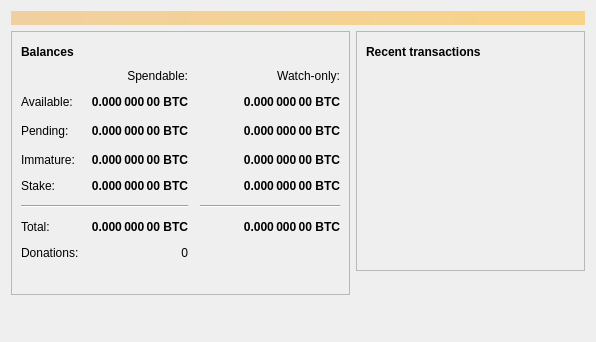
<?xml version="1.0" encoding="UTF-8"?>
<ui version="4.0">
 <class>OverviewPage</class>
 <widget class="QWidget" name="OverviewPage">
  <property name="geometry">
   <rect>
    <x>0</x>
    <y>0</y>
    <width>596</width>
    <height>342</height>
   </rect>
  </property>
  <property name="windowTitle">
   <string>Form</string>
  </property>
  <layout class="QVBoxLayout" name="topLayout">
   <item>
    <widget class="QLabel" name="labelAlerts">
     <property name="visible">
      <bool>false</bool>
     </property>
     <property name="styleSheet">
      <string notr="true">QLabel { background-color: qlineargradient(x1: 0, y1: 0, x2: 1, y2: 0, stop:0 #F0D0A0, stop:1 #F8D488); color:#000000; }</string>
     </property>
     <property name="wordWrap">
      <bool>true</bool>
     </property>
     <property name="margin">
      <number>3</number>
     </property>
     <property name="textInteractionFlags">
      <set>Qt::TextSelectableByMouse</set>
     </property>
    </widget>
   </item>
   <item>
    <layout class="QHBoxLayout" name="horizontalLayout" stretch="1,1">
     <item>
      <layout class="QVBoxLayout" name="verticalLayout_2">
       <item>
        <widget class="QFrame" name="frame">
         <property name="frameShape">
          <enum>QFrame::StyledPanel</enum>
         </property>
         <property name="frameShadow">
          <enum>QFrame::Raised</enum>
         </property>
         <layout class="QVBoxLayout" name="verticalLayout_4">
          <item>
           <layout class="QHBoxLayout" name="horizontalLayout_4">
            <item>
             <widget class="QLabel" name="label_5">
              <property name="font">
               <font>
                <weight>75</weight>
                <bold>true</bold>
               </font>
              </property>
              <property name="text">
               <string>Balances</string>
              </property>
             </widget>
            </item>
            <item>
             <widget class="QPushButton" name="labelWalletStatus">
              <property name="enabled">
               <bool>true</bool>
              </property>
              <property name="maximumSize">
               <size>
                <width>30</width>
                <height>16777215</height>
               </size>
              </property>
              <property name="toolTip">
               <string>The displayed information may be out of date. Your wallet automatically synchronizes with the Bitcoin network after a connection is established, but this process has not completed yet.</string>
              </property>
              <property name="text">
               <string/>
              </property>
              <property name="icon">
               <iconset resource="../bitcoin.qrc">
                <normaloff>:/icons/warning</normaloff>
                <disabledoff>:/icons/warning</disabledoff>:/icons/warning</iconset>
              </property>
              <property name="iconSize">
               <size>
                <width>24</width>
                <height>24</height>
               </size>
              </property>
              <property name="flat">
               <bool>true</bool>
              </property>
             </widget>
            </item>
            <item>
             <spacer name="horizontalSpacer_3">
              <property name="orientation">
               <enum>Qt::Horizontal</enum>
              </property>
              <property name="sizeHint" stdset="0">
               <size>
                <width>40</width>
                <height>20</height>
               </size>
              </property>
             </spacer>
            </item>
           </layout>
          </item>
          <item>
           <layout class="QGridLayout" name="gridLayout">
            <property name="spacing">
             <number>12</number>
            </property>
            <item row="2" column="2">
             <widget class="QLabel" name="labelWatchPending">
              <property name="font">
               <font>
                <weight>75</weight>
                <bold>true</bold>
               </font>
              </property>
              <property name="cursor">
               <cursorShape>IBeamCursor</cursorShape>
              </property>
              <property name="toolTip">
               <string>Unconfirmed transactions to watch-only addresses</string>
              </property>
              <property name="text">
               <string notr="true">0.000 000 00 BTC</string>
              </property>
              <property name="alignment">
               <set>Qt::AlignRight|Qt::AlignTrailing|Qt::AlignVCenter</set>
              </property>
              <property name="textInteractionFlags">
               <set>Qt::LinksAccessibleByMouse|Qt::TextSelectableByKeyboard|Qt::TextSelectableByMouse</set>
              </property>
             </widget>
            </item>
            <item row="2" column="1">
             <widget class="QLabel" name="labelUnconfirmed">
              <property name="font">
               <font>
                <weight>75</weight>
                <bold>true</bold>
               </font>
              </property>
              <property name="cursor">
               <cursorShape>IBeamCursor</cursorShape>
              </property>
              <property name="toolTip">
               <string>Total of transactions that have yet to be confirmed, and do not yet count toward the spendable balance</string>
              </property>
              <property name="text">
               <string notr="true">0.000 000 00 BTC</string>
              </property>
              <property name="alignment">
               <set>Qt::AlignRight|Qt::AlignTrailing|Qt::AlignVCenter</set>
              </property>
              <property name="textInteractionFlags">
               <set>Qt::LinksAccessibleByMouse|Qt::TextSelectableByKeyboard|Qt::TextSelectableByMouse</set>
              </property>
             </widget>
            </item>
            <item row="3" column="2">
             <widget class="QLabel" name="labelWatchImmature">
              <property name="font">
               <font>
                <weight>75</weight>
                <bold>true</bold>
               </font>
              </property>
              <property name="cursor">
               <cursorShape>IBeamCursor</cursorShape>
              </property>
              <property name="toolTip">
               <string>Mined balance in watch-only addresses that has not yet matured</string>
              </property>
              <property name="text">
               <string notr="true">0.000 000 00 BTC</string>
              </property>
              <property name="alignment">
               <set>Qt::AlignRight|Qt::AlignTrailing|Qt::AlignVCenter</set>
              </property>
              <property name="textInteractionFlags">
               <set>Qt::LinksAccessibleByMouse|Qt::TextSelectableByKeyboard|Qt::TextSelectableByMouse</set>
              </property>
             </widget>
            </item>
            <item row="5" column="0" colspan="2">
             <widget class="Line" name="line">
              <property name="orientation">
               <enum>Qt::Horizontal</enum>
              </property>
             </widget>
            </item>
            <item row="5" column="2">
             <widget class="Line" name="lineWatchBalance">
              <property name="sizePolicy">
               <sizepolicy hsizetype="Preferred" vsizetype="Fixed">
                <horstretch>0</horstretch>
                <verstretch>0</verstretch>
               </sizepolicy>
              </property>
              <property name="minimumSize">
               <size>
                <width>140</width>
                <height>0</height>
               </size>
              </property>
              <property name="orientation">
               <enum>Qt::Horizontal</enum>
              </property>
             </widget>
            </item>
            <item row="6" column="0">
             <widget class="QLabel" name="labelTotalText">
              <property name="text">
               <string>Total:</string>
              </property>
             </widget>
            </item>
            <item row="3" column="1">
             <widget class="QLabel" name="labelImmature">
              <property name="font">
               <font>
                <weight>75</weight>
                <bold>true</bold>
               </font>
              </property>
              <property name="cursor">
               <cursorShape>IBeamCursor</cursorShape>
              </property>
              <property name="toolTip">
               <string>Mined balance that has not yet matured</string>
              </property>
              <property name="text">
               <string notr="true">0.000 000 00 BTC</string>
              </property>
              <property name="alignment">
               <set>Qt::AlignRight|Qt::AlignTrailing|Qt::AlignVCenter</set>
              </property>
              <property name="textInteractionFlags">
               <set>Qt::LinksAccessibleByMouse|Qt::TextSelectableByKeyboard|Qt::TextSelectableByMouse</set>
              </property>
             </widget>
            </item>
            <item row="2" column="3">
             <spacer name="horizontalSpacer_2">
              <property name="orientation">
               <enum>Qt::Horizontal</enum>
              </property>
              <property name="sizeHint" stdset="0">
               <size>
                <width>40</width>
                <height>20</height>
               </size>
              </property>
             </spacer>
            </item>
            <item row="3" column="0">
             <widget class="QLabel" name="labelImmatureText">
              <property name="text">
               <string>Immature:</string>
              </property>
             </widget>
            </item>
            <item row="6" column="1">
             <widget class="QLabel" name="labelTotal">
              <property name="font">
               <font>
                <weight>75</weight>
                <bold>true</bold>
               </font>
              </property>
              <property name="cursor">
               <cursorShape>IBeamCursor</cursorShape>
              </property>
              <property name="toolTip">
               <string>Your current total balance</string>
              </property>
              <property name="text">
               <string notr="true">0.000 000 00 BTC</string>
              </property>
              <property name="alignment">
               <set>Qt::AlignRight|Qt::AlignTrailing|Qt::AlignVCenter</set>
              </property>
              <property name="textInteractionFlags">
               <set>Qt::LinksAccessibleByMouse|Qt::TextSelectableByKeyboard|Qt::TextSelectableByMouse</set>
              </property>
             </widget>
            </item>
            <item row="6" column="2">
             <widget class="QLabel" name="labelWatchTotal">
              <property name="font">
               <font>
                <weight>75</weight>
                <bold>true</bold>
               </font>
              </property>
              <property name="cursor">
               <cursorShape>IBeamCursor</cursorShape>
              </property>
              <property name="toolTip">
               <string>Current total balance in watch-only addresses</string>
              </property>
              <property name="text">
               <string notr="true">0.000 000 00 BTC</string>
              </property>
              <property name="alignment">
               <set>Qt::AlignRight|Qt::AlignTrailing|Qt::AlignVCenter</set>
              </property>
              <property name="textInteractionFlags">
               <set>Qt::LinksAccessibleByMouse|Qt::TextSelectableByKeyboard|Qt::TextSelectableByMouse</set>
              </property>
             </widget>
            </item>
            <item row="7" column="0">
             <widget class="QLabel" name="labelDonationsText">
              <property name="text">
               <string>Donations:</string>
              </property>
             </widget>
            </item>
            <item row="7" column="1">
             <widget class="QLabel" name="labelDonations">
              <property name="cursor">
               <cursorShape>IBeamCursor</cursorShape>
              </property>
              <property name="toolTip">
               <string>Total donations to the NinetyThreeCoin team</string>
              </property>
              <property name="text">
               <string>0</string>
              </property>
              <property name="alignment">
               <set>Qt::AlignRight|Qt::AlignTrailing|Qt::AlignVCenter</set>
              </property>
              <property name="textInteractionFlags">
               <set>Qt::LinksAccessibleByMouse|Qt::TextSelectableByKeyboard|Qt::TextSelectableByMouse</set>
              </property>
             </widget>
            </item>
            <item row="0" column="2">
             <widget class="QLabel" name="labelWatchonly">
              <property name="text">
               <string>Watch-only:</string>
              </property>
              <property name="alignment">
               <set>Qt::AlignRight|Qt::AlignTrailing|Qt::AlignVCenter</set>
              </property>
             </widget>
            </item>
            <item row="1" column="0">
             <widget class="QLabel" name="labelBalanceText">
              <property name="text">
               <string>Available:</string>
              </property>
             </widget>
            </item>
            <item row="1" column="1">
             <widget class="QLabel" name="labelBalance">
              <property name="font">
               <font>
                <weight>75</weight>
                <bold>true</bold>
               </font>
              </property>
              <property name="cursor">
               <cursorShape>IBeamCursor</cursorShape>
              </property>
              <property name="toolTip">
               <string>Your current spendable balance</string>
              </property>
              <property name="text">
               <string notr="true">0.000 000 00 BTC</string>
              </property>
              <property name="alignment">
               <set>Qt::AlignRight|Qt::AlignTrailing|Qt::AlignVCenter</set>
              </property>
              <property name="textInteractionFlags">
               <set>Qt::LinksAccessibleByMouse|Qt::TextSelectableByKeyboard|Qt::TextSelectableByMouse</set>
              </property>
             </widget>
            </item>
            <item row="1" column="2">
             <widget class="QLabel" name="labelWatchAvailable">
              <property name="font">
               <font>
                <weight>75</weight>
                <bold>true</bold>
               </font>
              </property>
              <property name="cursor">
               <cursorShape>IBeamCursor</cursorShape>
              </property>
              <property name="toolTip">
               <string>Your current balance in watch-only addresses</string>
              </property>
              <property name="text">
               <string notr="true">0.000 000 00 BTC</string>
              </property>
              <property name="alignment">
               <set>Qt::AlignRight|Qt::AlignTrailing|Qt::AlignVCenter</set>
              </property>
              <property name="textInteractionFlags">
               <set>Qt::LinksAccessibleByMouse|Qt::TextSelectableByKeyboard|Qt::TextSelectableByMouse</set>
              </property>
             </widget>
            </item>
            <item row="2" column="0">
             <widget class="QLabel" name="labelPendingText">
              <property name="text">
               <string>Pending:</string>
              </property>
             </widget>
            </item>
            <item row="0" column="1">
             <widget class="QLabel" name="labelSpendable">
              <property name="text">
               <string>Spendable:</string>
              </property>
              <property name="alignment">
               <set>Qt::AlignRight|Qt::AlignTrailing|Qt::AlignVCenter</set>
              </property>
             </widget>
            </item>
            <item row="4" column="0">
             <widget class="QLabel" name="labelStakeText">
              <property name="text">
               <string>Stake:</string>
              </property>
             </widget>
            </item>
            <item row="4" column="1">
             <widget class="QLabel" name="labelStake">
              <property name="font">
               <font>
                <weight>75</weight>
                <bold>true</bold>
               </font>
              </property>
              <property name="text">
               <string>0.000 000 00 BTC</string>
              </property>
              <property name="alignment">
               <set>Qt::AlignRight|Qt::AlignTrailing|Qt::AlignVCenter</set>
              </property>
              <property name="textInteractionFlags">
               <set>Qt::LinksAccessibleByMouse|Qt::TextSelectableByKeyboard|Qt::TextSelectableByMouse</set>
              </property>
             </widget>
            </item>
            <item row="4" column="2">
             <widget class="QLabel" name="labelWatchStake">
              <property name="font">
               <font>
                <weight>75</weight>
                <bold>true</bold>
               </font>
              </property>
              <property name="text">
               <string>0.000 000 00 BTC</string>
              </property>
              <property name="alignment">
               <set>Qt::AlignRight|Qt::AlignTrailing|Qt::AlignVCenter</set>
              </property>
              <property name="textInteractionFlags">
               <set>Qt::LinksAccessibleByMouse|Qt::TextSelectableByKeyboard|Qt::TextSelectableByMouse</set>
              </property>
             </widget>
            </item>
            <item row="2" column="3">
             <spacer name="horizontalSpacer_21">
              <property name="orientation">
               <enum>Qt::Horizontal</enum>
              </property>
              <property name="sizeHint" stdset="0">
               <size>
                <width>40</width>
                <height>20</height>
               </size>
              </property>
             </spacer>
            </item>
           </layout>
          </item>
          <item>
           <spacer name="verticalSpacer_3">
            <property name="orientation">
             <enum>Qt::Vertical</enum>
            </property>
            <property name="sizeType">
             <enum>QSizePolicy::Fixed</enum>
            </property>
            <property name="sizeHint" stdset="0">
             <size>
              <width>20</width>
              <height>25</height>
             </size>
            </property>
           </spacer>
          </item>
         </layout>
        </widget>
       </item>
       <item>
        <spacer name="verticalSpacer">
         <property name="orientation">
          <enum>Qt::Vertical</enum>
         </property>
         <property name="sizeHint" stdset="0">
          <size>
           <width>20</width>
           <height>40</height>
          </size>
         </property>
        </spacer>
       </item>
      </layout>
     </item>
     <item>
      <layout class="QVBoxLayout" name="verticalLayout_3">
       <item>
        <widget class="QFrame" name="frame_2">
         <property name="frameShape">
          <enum>QFrame::StyledPanel</enum>
         </property>
         <property name="frameShadow">
          <enum>QFrame::Raised</enum>
         </property>
         <layout class="QVBoxLayout" name="verticalLayout">
          <item>
           <layout class="QHBoxLayout" name="horizontalLayout_2">
            <item>
             <widget class="QLabel" name="label_4">
              <property name="font">
               <font>
                <weight>75</weight>
                <bold>true</bold>
               </font>
              </property>
              <property name="text">
               <string>Recent transactions</string>
              </property>
             </widget>
            </item>
            <item>
             <widget class="QPushButton" name="labelTransactionsStatus">
              <property name="enabled">
               <bool>true</bool>
              </property>
              <property name="maximumSize">
               <size>
                <width>30</width>
                <height>16777215</height>
               </size>
              </property>
              <property name="toolTip">
               <string>The displayed information may be out of date. Your wallet automatically synchronizes with the Bitcoin network after a connection is established, but this process has not completed yet.</string>
              </property>
              <property name="text">
               <string/>
              </property>
              <property name="icon">
               <iconset resource="../bitcoin.qrc">
                <normaloff>:/icons/warning</normaloff>
                <disabledoff>:/icons/warning</disabledoff>:/icons/warning</iconset>
              </property>
              <property name="iconSize">
               <size>
                <width>24</width>
                <height>24</height>
               </size>
              </property>
              <property name="flat">
               <bool>true</bool>
              </property>
             </widget>
            </item>
            <item>
             <spacer name="horizontalSpacer">
              <property name="orientation">
               <enum>Qt::Horizontal</enum>
              </property>
              <property name="sizeHint" stdset="0">
               <size>
                <width>40</width>
                <height>20</height>
               </size>
              </property>
             </spacer>
            </item>
           </layout>
          </item>
          <item>
           <widget class="QListView" name="listTransactions">
            <property name="styleSheet">
             <string notr="true">QListView { background: transparent; }</string>
            </property>
            <property name="frameShape">
             <enum>QFrame::NoFrame</enum>
            </property>
            <property name="verticalScrollBarPolicy">
             <enum>Qt::ScrollBarAlwaysOff</enum>
            </property>
            <property name="horizontalScrollBarPolicy">
             <enum>Qt::ScrollBarAlwaysOff</enum>
            </property>
            <property name="selectionMode">
             <enum>QAbstractItemView::NoSelection</enum>
            </property>
           </widget>
          </item>
         </layout>
        </widget>
       </item>
       <item>
        <spacer name="verticalSpacer_2">
         <property name="orientation">
          <enum>Qt::Vertical</enum>
         </property>
         <property name="sizeHint" stdset="0">
          <size>
           <width>20</width>
           <height>40</height>
          </size>
         </property>
        </spacer>
       </item>
      </layout>
     </item>
    </layout>
   </item>
  </layout>
 </widget>
 <resources/>
 <connections/>
</ui>
